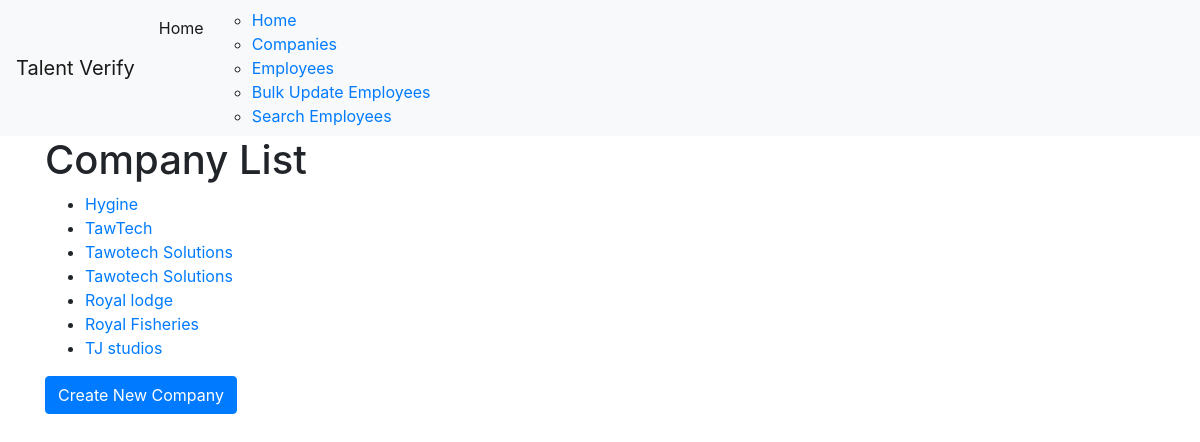
The page /company/ on the database its author committed.
### company/models.py (models this page shows, shortened)
class Company(models.Model):
    name = models.CharField(max_length=255)
    date_of_registration = models.DateField()
    company_registration_number = models.CharField(max_length=255)
    address = models.TextField()
    contact_person = models.CharField(max_length=255)
    contact_phone = models.CharField(max_length=20)
    email_address = models.EmailField()
    employees = models.ManyToManyField('employees.Employee', related_name='company_employees')

### company/views.py (the view)
# urls.py: path('', views.company_list, name="company_list"),
def company_list(request):
    companies = Company.objects.all()
    return render(request, 'company/company_list.html', {'companies': companies})

### company/templates/company/company_list.html (shortened to what this page needs)
{% extends 'base.html' %}
{% block content %}
  <h1>Company List</h1>
  <ul>
    {% for company in companies %}
        <li><a href="{% url 'company_detail' company.pk %}">{{ company.name }}</a></li>
    {% empty %}
        <li>No companies found.</li>
    {% endfor %}
  </ul>
  <p><a href="{% url 'create_company' %}" class="btn btn-primary">Create New Company</a></p>
{% endblock %}

### rows shown on the page
Company: name "Hygine"
Company: name "TawTech"
Company: name "Tawotech Solutions"
Company: name "Tawotech Solutions"
Company: name "Royal lodge"
Company: name "Royal Fisheries"
Company: name "TJ studios"
